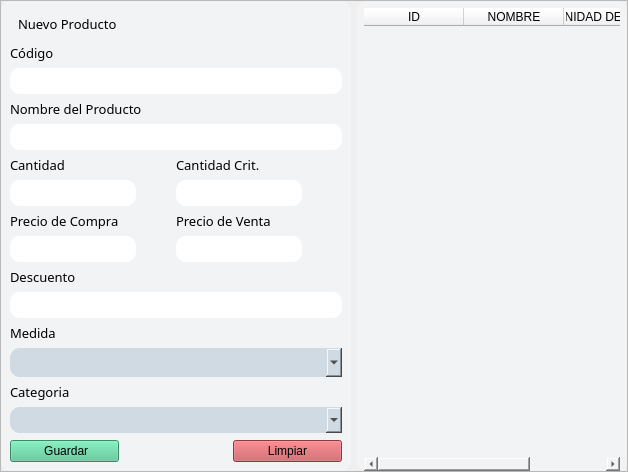
         <widget class="QWidget" name="cuerpo_productos_tabPrctos">
          <attribute name="title">
           <string>Productos</string>
          </attribute>
          <layout class="QHBoxLayout" name="horizontalLayout_19">
           <property name="spacing">
            <number>0</number>
           </property>
           <property name="leftMargin">
            <number>0</number>
           </property>
           <property name="topMargin">
            <number>0</number>
           </property>
           <property name="rightMargin">
            <number>0</number>
           </property>
           <property name="bottomMargin">
            <number>0</number>
           </property>
           <item>
            <widget class="QFrame" name="tabPrctos_body_tab">
             <property name="frameShape">
              <enum>QFrame::StyledPanel</enum>
             </property>
             <property name="frameShadow">
              <enum>QFrame::Raised</enum>
             </property>
             <layout class="QHBoxLayout" name="horizontalLayout_4">
              <property name="spacing">
               <number>6</number>
              </property>
              <property name="leftMargin">
               <number>0</number>
              </property>
              <property name="topMargin">
               <number>0</number>
              </property>
              <property name="rightMargin">
               <number>0</number>
              </property>
              <property name="bottomMargin">
               <number>0</number>
              </property>
              <item>
               <widget class="QFrame" name="tabPrctos_body_frame">
                <property name="styleSheet">
                 <string notr="true">QLineEdit {
	border-radius: 10px;
	padding: 5px 10px;
	background-color: rgb(255,255,255);
	color: rgb(0,0,0);
}
QFrame {
	border-radius:10px;
	background-color: rgb(242, 243, 245);
}</string>
                </property>
                <property name="frameShape">
                 <enum>QFrame::StyledPanel</enum>
                </property>
                <property name="frameShadow">
                 <enum>QFrame::Raised</enum>
                </property>
                <layout class="QVBoxLayout" name="verticalLayout_13">
                 <item>
                  <widget class="QLabel" name="nuevoProducto_Label">
                   <property name="font">
                    <font>
                     <family>Gotham</family>
                     <pointsize>10</pointsize>
                    </font>
                   </property>
                   <property name="styleSheet">
                    <string notr="true">padding: 5px;</string>
                   </property>
                   <property name="text">
                    <string>Nuevo Producto</string>
                   </property>
                  </widget>
                 </item>
                 <item>
                  <spacer name="verticalSpacer_3">
                   <property name="orientation">
                    <enum>Qt::Vertical</enum>
                   </property>
                   <property name="sizeHint" stdset="0">
                    <size>
                     <width>20</width>
                     <height>0</height>
                    </size>
                   </property>
                  </spacer>
                 </item>
                 <item>
                  <widget class="QLabel" name="codigoPrcto_label">
                   <property name="font">
                    <font>
                     <family>Gotham</family>
                     <pointsize>10</pointsize>
                    </font>
                   </property>
                   <property name="text">
                    <string>Código</string>
                   </property>
                  </widget>
                 </item>
                 <item>
                  <widget class="QLineEdit" name="codigoPrcto_lineE">
                   <property name="inputMask">
                    <string>9999999999999999999999</string>
                   </property>
                  </widget>
                 </item>
                 <item>
                  <widget class="QLabel" name="nombrePrcto_label">
                   <property name="font">
                    <font>
                     <family>Gotham</family>
                     <pointsize>10</pointsize>
                    </font>
                   </property>
                   <property name="text">
                    <string>Nombre del Producto</string>
                   </property>
                  </widget>
                 </item>
                 <item>
                  <widget class="QLineEdit" name="nombrePrcto_lineE"/>
                 </item>
                 <item>
                  <layout class="QHBoxLayout" name="horizontalLayout_12">
                   <property name="spacing">
                    <number>0</number>
                   </property>
                   <item>
                    <widget class="QLabel" name="cantidadPrcto_label">
                     <property name="font">
                      <font>
                       <family>Gotham</family>
                       <pointsize>10</pointsize>
                      </font>
                     </property>
                     <property name="text">
                      <string>Cantidad</string>
                     </property>
                    </widget>
                   </item>
                   <item>
                    <widget class="QLabel" name="cantidadCritPrcto_label">
                     <property name="font">
                      <font>
                       <family>Gotham</family>
                       <pointsize>10</pointsize>
                      </font>
                     </property>
                     <property name="text">
                      <string>Cantidad Crit.</string>
                     </property>
                    </widget>
                   </item>
                  </layout>
                 </item>
                 <item>
                  <layout class="QHBoxLayout" name="horizontalLayout_17">
                   <property name="spacing">
                    <number>0</number>
                   </property>
                   <item>
                    <widget class="QLineEdit" name="cantidadProcto_lineE">
                     <property name="inputMask">
                      <string>999999999999</string>
                     </property>
                     <property name="frame">
                      <bool>true</bool>
                     </property>
                    </widget>
                   </item>
                   <item>
                    <spacer name="horizontalSpacer_7">
                     <property name="orientation">
                      <enum>Qt::Horizontal</enum>
                     </property>
                     <property name="sizeHint" stdset="0">
                      <size>
                       <width>40</width>
                       <height>20</height>
                      </size>
                     </property>
                    </spacer>
                   </item>
                   <item>
                    <widget class="QLineEdit" name="cantidadCritPrcto_lineE">
                     <property name="inputMask">
                      <string>999</string>
                     </property>
                    </widget>
                   </item>
                   <item>
                    <spacer name="horizontalSpacer_8">
                     <property name="orientation">
                      <enum>Qt::Horizontal</enum>
                     </property>
                     <property name="sizeHint" stdset="0">
                      <size>
                       <width>40</width>
                       <height>20</height>
                      </size>
                     </property>
                    </spacer>
                   </item>
                  </layout>
                 </item>
                 <item>
                  <layout class="QHBoxLayout" name="horizontalLayout_15">
                   <property name="spacing">
                    <number>0</number>
                   </property>
                   <item>
                    <widget class="QLabel" name="precioCompraPrcto_label">
                     <property name="font">
                      <font>
                       <family>Gotham</family>
                       <pointsize>10</pointsize>
                      </font>
                     </property>
                     <property name="text">
                      <string>Precio de Compra</string>
                     </property>
                    </widget>
                   </item>
                   <item>
                    <widget class="QLabel" name="precioVentaPrcto_label">
                     <property name="font">
                      <font>
                       <family>Gotham</family>
                       <pointsize>10</pointsize>
                      </font>
                     </property>
                     <property name="text">
                      <string>Precio de Venta</string>
                     </property>
                    </widget>
                   </item>
                  </layout>
                 </item>
                 <item>
                  <layout class="QHBoxLayout" name="horizontalLayout_16">
                   <property name="spacing">
                    <number>0</number>
                   </property>
                   <item>
                    <widget class="QLineEdit" name="precioCompraPrcto_lineE">
                     <property name="inputMask">
                      <string>9999999999999</string>
                     </property>
                    </widget>
                   </item>
                   <item>
                    <spacer name="horizontalSpacer_5">
                     <property name="orientation">
                      <enum>Qt::Horizontal</enum>
                     </property>
                     <property name="sizeHint" stdset="0">
                      <size>
                       <width>40</width>
                       <height>20</height>
                      </size>
                     </property>
                    </spacer>
                   </item>
                   <item>
                    <widget class="QLineEdit" name="precioVentaPrcto_lineE">
                     <property name="inputMask">
                      <string>9999999999999</string>
                     </property>
                    </widget>
                   </item>
                   <item>
                    <spacer name="horizontalSpacer_6">
                     <property name="orientation">
                      <enum>Qt::Horizontal</enum>
                     </property>
                     <property name="sizeHint" stdset="0">
                      <size>
                       <width>40</width>
                       <height>20</height>
                      </size>
                     </property>
                    </spacer>
                   </item>
                  </layout>
                 </item>
                 <item>
                  <widget class="QLabel" name="descuentoPrcto_label">
                   <property name="font">
                    <font>
                     <family>Gotham</family>
                     <pointsize>10</pointsize>
                    </font>
                   </property>
                   <property name="text">
                    <string>Descuento</string>
                   </property>
                  </widget>
                 </item>
                 <item>
                  <widget class="QLineEdit" name="descuentoPrcto_lineE">
                   <property name="inputMask">
                    <string>99</string>
                   </property>
                   <property name="frame">
                    <bool>false</bool>
                   </property>
                  </widget>
                 </item>
                 <item>
                  <widget class="QLabel" name="medidaPrcto_label">
                   <property name="font">
                    <font>
                     <family>Gotham</family>
                     <pointsize>10</pointsize>
                    </font>
                   </property>
                   <property name="text">
                    <string>Medida</string>
                   </property>
                  </widget>
                 </item>
                 <item>
                  <widget class="QComboBox" name="medidaPrcto_comboB">
                   <property name="font">
                    <font>
                     <family>Poppins</family>
                     <pointsize>9</pointsize>
                    </font>
                   </property>
                   <property name="styleSheet">
                    <string notr="true">border-radius: 10px;
padding: 5px 10px;
background-color: rgb(207, 218, 226);
color: rgb(0,0,0);</string>
                   </property>
                   <property name="editable">
                    <bool>false</bool>
                   </property>
                   <property name="duplicatesEnabled">
                    <bool>false</bool>
                   </property>
                   <property name="frame">
                    <bool>false</bool>
                   </property>
                  </widget>
                 </item>
                 <item>
                  <widget class="QLabel" name="categoriaPrcto_label">
                   <property name="font">
                    <font>
                     <family>Gotham</family>
                     <pointsize>10</pointsize>
                    </font>
                   </property>
                   <property name="text">
                    <string>Categoria</string>
                   </property>
                  </widget>
                 </item>
                 <item>
                  <widget class="QComboBox" name="categoriaPrcto_comboB">
                   <property name="styleSheet">
                    <string notr="true">border-radius: 10px;
padding: 5px 10px;
background-color: rgb(207, 218, 226);
color: rgb(0,0,0);</string>
                   </property>
                  </widget>
                 </item>
                 <item>
                  <spacer name="verticalSpacer_4">
                   <property name="orientation">
                    <enum>Qt::Vertical</enum>
                   </property>
                   <property name="sizeHint" stdset="0">
                    <size>
                     <width>20</width>
                     <height>1</height>
                    </size>
                   </property>
                  </spacer>
                 </item>
                 <item>
                  <layout class="QHBoxLayout" name="horizontalLayout_14">
                   <property name="spacing">
                    <number>6</number>
                   </property>
                   <item>
                    <widget class="QPushButton" name="GuadarPrcto_btton">
                     <property name="sizePolicy">
                      <sizepolicy hsizetype="Expanding" vsizetype="Fixed">
                       <horstretch>0</horstretch>
                       <verstretch>0</verstretch>
                      </sizepolicy>
                     </property>
                     <property name="font">
                      <font>
                       <family>Microsoft JhengHei UI</family>
                      </font>
                     </property>
                     <property name="styleSheet">
                      <string notr="true">QPushButton {
	background-color: rgb(80, 195, 144);
}

QPushButton:hover {
	background-color: rgb(91, 221, 163);
}

QPushButton:pressed {
	background-color: rgb(80, 195, 144);
}</string>
                     </property>
                     <property name="text">
                      <string> Guardar</string>
                     </property>
                     <property name="icon">
                      <iconset resource="../assets/assets/icons/resources.qrc">
                       <normaloff>:/redpack/rd-storage.png</normaloff>:/redpack/rd-storage.png</iconset>
                     </property>
                    </widget>
                   </item>
                   <item>
                    <spacer name="horizontalSpacer_13">
                     <property name="orientation">
                      <enum>Qt::Horizontal</enum>
                     </property>
                     <property name="sizeHint" stdset="0">
                      <size>
                       <width>40</width>
                       <height>20</height>
                      </size>
                     </property>
                    </spacer>
                   </item>
                   <item>
                    <widget class="QPushButton" name="LimpiarPrcto_btton">
                     <property name="sizePolicy">
                      <sizepolicy hsizetype="Expanding" vsizetype="Fixed">
                       <horstretch>0</horstretch>
                       <verstretch>0</verstretch>
                      </sizepolicy>
                     </property>
                     <property name="font">
                      <font>
                       <family>Microsoft JhengHei UI</family>
                      </font>
                     </property>
                     <property name="styleSheet">
                      <string notr="true">QPushButton {
	background-color: rgb(195, 80, 85);
}

QPushButton:hover {
	
	background-color: rgb(213, 88, 94);
}

QPushButton:pressed {
	background-color: rgb(195, 80, 85);
}</string>
                     </property>
                     <property name="text">
                      <string>Limpiar</string>
                     </property>
                     <property name="icon">
                      <iconset resource="../assets/assets/icons/resources.qrc">
                       <normaloff>:/redpack/rd-clean.png</normaloff>:/redpack/rd-clean.png</iconset>
                     </property>
                    </widget>
                   </item>
                  </layout>
                 </item>
                 <item>
                  <spacer name="verticalSpacer_5">
                   <property name="orientation">
                    <enum>Qt::Vertical</enum>
                   </property>
                   <property name="sizeHint" stdset="0">
                    <size>
                     <width>20</width>
                     <height>0</height>
                    </size>
                   </property>
                  </spacer>
                 </item>
                </layout>
               </widget>
              </item>
              <item>
               <widget class="QFrame" name="tabPrctos_body_tabla">
                <property name="styleSheet">
                 <string notr="true">	border-radius:10px;
	background-color: rgb(242, 243, 245);</string>
                </property>
                <property name="frameShape">
                 <enum>QFrame::StyledPanel</enum>
                </property>
                <property name="frameShadow">
                 <enum>QFrame::Raised</enum>
                </property>
                <layout class="QVBoxLayout" name="verticalLayout_15">
                 <property name="spacing">
                  <number>0</number>
                 </property>
                 <property name="leftMargin">
                  <number>7</number>
                 </property>
                 <property name="topMargin">
                  <number>7</number>
                 </property>
                 <property name="rightMargin">
                  <number>7</number>
                 </property>
                 <property name="bottomMargin">
                  <number>0</number>
                 </property>
                 <item>
                  <widget class="QTableWidget" name="pctosVista_tableW">
                   <property name="frameShape">
                    <enum>QFrame::NoFrame</enum>
                   </property>
                   <property name="frameShadow">
                    <enum>QFrame::Plain</enum>
                   </property>
                   <property name="autoScroll">
                    <bool>true</bool>
                   </property>
                   <property name="editTriggers">
                    <set>QAbstractItemView::NoEditTriggers</set>
                   </property>
                   <property name="gridStyle">
                    <enum>Qt::SolidLine</enum>
                   </property>
                   <attribute name="horizontalHeaderStretchLastSection">
                    <bool>true</bool>
                   </attribute>
                   <attribute name="verticalHeaderVisible">
                    <bool>false</bool>
                   </attribute>
                   <attribute name="verticalHeaderCascadingSectionResizes">
                    <bool>false</bool>
                   </attribute>
                   <attribute name="verticalHeaderHighlightSections">
                    <bool>true</bool>
                   </attribute>
                   <attribute name="verticalHeaderShowSortIndicator" stdset="0">
                    <bool>false</bool>
                   </attribute>
                   <attribute name="verticalHeaderStretchLastSection">
                    <bool>false</bool>
                   </attribute>
                   <column>
                    <property name="text">
                     <string>ID</string>
                    </property>
                    <property name="icon">
                     <iconset resource="../assets/assets/icons/resources.qrc">
                      <normaloff>:/blupack/bl-id-secure.png</normaloff>:/blupack/bl-id-secure.png</iconset>
                    </property>
                   </column>
                   <column>
                    <property name="text">
                     <string>NOMBRE</string>
                    </property>
                    <property name="icon">
                     <iconset resource="../assets/assets/icons/resources.qrc">
                      <normaloff>:/blupack/bl-tag.png</normaloff>:/blupack/bl-tag.png</iconset>
                    </property>
                   </column>
                   <column>
                    <property name="text">
                     <string>UNIDAD DE MEDIDA</string>
                    </property>
                    <property name="icon">
                     <iconset resource="../assets/assets/icons/resources.qrc">
                      <normaloff>:/blupack/bl-ruler.png</normaloff>:/blupack/bl-ruler.png</iconset>
                    </property>
                   </column>
                  </widget>
                 </item>
                </layout>
               </widget>
              </item>
             </layout>
            </widget>
           </item>
          </layout>
         </widget>
